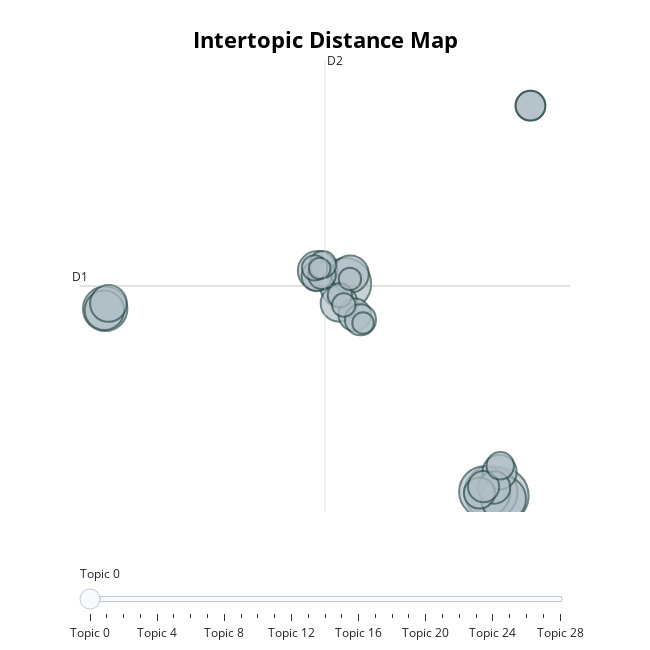

Notebook source saved alongside this figure:
### Code cell
model.visualize_topics()

### Figure 1 — Plotly figure (JSON) as saved in the notebook; plotly's stock layout.template omitted (floating-point values rounded to 4 significant figures)
{"data": [{"customdata": [[0, "mobile | learning | the | and | of", 76], [1, "teachers | technology | of | tpack | the", 67], [2, "in | of | the | and | task", 63], [3, "intercultural | telecollaboration | the | and | of", 62], [4, "game | games | gaming | and | the", 48], [5, "corpus | ddl | corpora | the | of", 47], [6, "social | the | and | of | online", 37], [7, "pronunciation | asr | the | of | to", 37], [8, "vr | virtual | the | in | of", 33], [9, "writing | collaborative | peer | the | comments", 32], [10, "feedback | writing | errors | awe | error", 32], [11, "call | of | the | learning | language", 28], [12, "science | engineering | programming | and | the", 25], [13, "reading | the | students | and | comprehension", 25], [14, "flipped | classroom | the | in | and", 23], [15, "and | language | identity | online | of", 23], [16, "storytelling | digital | and | the | stories", 23], [17, "captions | comprehension | captioning | listening | caption", 21], [18, "data | to | learning | analytics | and", 21], [19, "glosses | vocabulary | gloss | the | glossing", 21], [20, "pandemic | online | emergency | covid | the", 18], [21, "multimodal | of | online | interactions | the", 18], [22, "robot | rall | the | in | chatbot", 17], [23, "vr | virtual | reality | environments | and", 15], [24, "wiki | collaborative | writing | wikis | students", 14], [25, "vocabulary | l2 | acquisition | the | of", 13], [26, "pragmatics | pragmatic | of | instruction | the", 12], [27, "moocs | massive | lmoocs | open | courses", 11], [28, "youtube | principle | courseware | cbi | narration", 11]], "hovertemplate": "<b>Topic %{customdata[0]}</b><br>%{customdata[1]}<br>Size: %{customdata[2]}", "legendgroup": "", "marker": {"color": "#B0BEC5", "line": {"color": "DarkSlateGrey", "width": 2}, "size": [76, 67, 63, 62, 48, 47, 37, 37, 33, 32, 32, 28, 25, 25, 23, 23, 23, 21, 21, 21, 18, 18, 17, 15, 14, 13, 12, 11, 11], "sizemode": "area", "sizeref": 0.0475, "symbol": "circle"}, "mode": "markers", "name": "", "orientation": "v", "showlegend": false, "type": "scatter", "x": [17.37, 16.67, 5.837, 16.2, 17.6, -12.05, 3.763, -12.11, 6.185, 5.36, -11.81, 17.31, 16.9, 6.525, 6.952, 15.81, 16.12, 19.61, 3.678, 19.61, 4.086, 17.36, 4.156, 3.535, 5.421, 5.711, 6.169, 3.921, 7.147], "xaxis": "x", "y": [-3.822, -3.679, 5.655, -3.645, -3.953, 4.535, 6.235, 4.475, 6.088, 4.782, 4.775, -2.768, -3.448, 4.268, 4.047, -3.698, -3.413, 13.61, 5.991, 13.62, 6.036, -2.479, 6.518, 6.369, 5.147, 4.707, 5.873, 6.34, 3.903], "yaxis": "y"}], "layout": {"annotations": [{"showarrow": false, "text": "D1", "x": -13.92, "y": 5.556, "yshift": 10}, {"showarrow": false, "text": "D2", "x": 4.314, "xshift": 10, "y": 15.66}], "height": 650, "hoverlabel": {"bgcolor": "white", "font": {"family": "Rockwell", "size": 16}}, "legend": {"itemsizing": "constant", "tracegroupgap": 0}, "margin": {"t": 60}, "shapes": [{"line": {"color": "#CFD8DC", "width": 2}, "type": "line", "x0": 4.314, "x1": 4.314, "y0": -4.546, "y1": 15.66}, {"line": {"color": "#9E9E9E", "width": 2}, "type": "line", "x0": -13.92, "x1": 22.55, "y0": 5.556, "y1": 5.556}], "sliders": [{"active": 0, "pad": {"t": 50}, "steps": [{"args": [{"marker.color": [["red", "#B0BEC5", "#B0BEC5", "#B0BEC5", "#B0BEC5", "#B0BEC5", "#B0BEC5", "#B0BEC5", "#B0BEC5", "#B0BEC5", "#B0BEC5", "#B0BEC5", "#B0BEC5", "#B0BEC5", "#B0BEC5", "#B0BEC5", "#B0BEC5", "#B0BEC5", "#B0BEC5", "#B0BEC5", "#B0BEC5", "#B0BEC5", "#B0BEC5", "#B0BEC5", "#B0BEC5", "#B0BEC5", "#B0BEC5", "#B0BEC5", "#B0BEC5"]]}], "label": "Topic 0", "method": "update"}, {"args": [{"marker.color": [["#B0BEC5", "red", "#B0BEC5", "#B0BEC5", "#B0BEC5", "#B0BEC5", "#B0BEC5", "#B0BEC5", "#B0BEC5", "#B0BEC5", "#B0BEC5", "#B0BEC5", "#B0BEC5", "#B0BEC5", "#B0BEC5", "#B0BEC5", "#B0BEC5", "#B0BEC5", "#B0BEC5", "#B0BEC5", "#B0BEC5", "#B0BEC5", "#B0BEC5", "#B0BEC5", "#B0BEC5", "#B0BEC5", "#B0BEC5", "#B0BEC5", "#B0BEC5"]]}], "label": "Topic 1", "method": "update"}, {"args": [{"marker.color": [["#B0BEC5", "#B0BEC5", "red", "#B0BEC5", "#B0BEC5", "#B0BEC5", "#B0BEC5", "#B0BEC5", "#B0BEC5", "#B0BEC5", "#B0BEC5", "#B0BEC5", "#B0BEC5", "#B0BEC5", "#B0BEC5", "#B0BEC5", "#B0BEC5", "#B0BEC5", "#B0BEC5", "#B0BEC5", "#B0BEC5", "#B0BEC5", "#B0BEC5", "#B0BEC5", "#B0BEC5", "#B0BEC5", "#B0BEC5", "#B0BEC5", "#B0BEC5"]]}], "label": "Topic 2", "method": "update"}, {"args": [{"marker.color": [["#B0BEC5", "#B0BEC5", "#B0BEC5", "red", "#B0BEC5", "#B0BEC5", "#B0BEC5", "#B0BEC5", "#B0BEC5", "#B0BEC5", "#B0BEC5", "#B0BEC5", "#B0BEC5", "#B0BEC5", "#B0BEC5", "#B0BEC5", "#B0BEC5", "#B0BEC5", "#B0BEC5", "#B0BEC5", "#B0BEC5", "#B0BEC5", "#B0BEC5", "#B0BEC5", "#B0BEC5", "#B0BEC5", "#B0BEC5", "#B0BEC5", "#B0BEC5"]]}], "label": "Topic 3", "method": "update"}, {"args": [{"marker.color": [["#B0BEC5", "#B0BEC5", "#B0BEC5", "#B0BEC5", "red", "#B0BEC5", "#B0BEC5", "#B0BEC5", "#B0BEC5", "#B0BEC5", "#B0BEC5", "#B0BEC5", "#B0BEC5", "#B0BEC5", "#B0BEC5", "#B0BEC5", "#B0BEC5", "#B0BEC5", "#B0BEC5", "#B0BEC5", "#B0BEC5", "#B0BEC5", "#B0BEC5", "#B0BEC5", "#B0BEC5", "#B0BEC5", "#B0BEC5", "#B0BEC5", "#B0BEC5"]]}], "label": "Topic 4", "method": "update"}, {"args": [{"marker.color": [["#B0BEC5", "#B0BEC5", "#B0BEC5", "#B0BEC5", "#B0BEC5", "red", "#B0BEC5", "#B0BEC5", "#B0BEC5", "#B0BEC5", "#B0BEC5", "#B0BEC5", "#B0BEC5", "#B0BEC5", "#B0BEC5", "#B0BEC5", "#B0BEC5", "#B0BEC5", "#B0BEC5", "#B0BEC5", "#B0BEC5", "#B0BEC5", "#B0BEC5", "#B0BEC5", "#B0BEC5", "#B0BEC5", "#B0BEC5", "#B0BEC5", "#B0BEC5"]]}], "label": "Topic 5", "method": "update"}, {"args": [{"marker.color": [["#B0BEC5", "#B0BEC5", "#B0BEC5", "#B0BEC5", "#B0BEC5", "#B0BEC5", "red", "#B0BEC5", "#B0BEC5", "#B0BEC5", "#B0BEC5", "#B0BEC5", "#B0BEC5", "#B0BEC5", "#B0BEC5", "#B0BEC5", "#B0BEC5", "#B0BEC5", "#B0BEC5", "#B0BEC5", "#B0BEC5", "#B0BEC5", "#B0BEC5", "#B0BEC5", "#B0BEC5", "#B0BEC5", "#B0BEC5", "#B0BEC5", "#B0BEC5"]]}], "label": "Topic 6", "method": "update"}, {"args": [{"marker.color": [["#B0BEC5", "#B0BEC5", "#B0BEC5", "#B0BEC5", "#B0BEC5", "#B0BEC5", "#B0BEC5", "red", "#B0BEC5", "#B0BEC5", "#B0BEC5", "#B0BEC5", "#B0BEC5", "#B0BEC5", "#B0BEC5", "#B0BEC5", "#B0BEC5", "#B0BEC5", "#B0BEC5", "#B0BEC5", "#B0BEC5", "#B0BEC5", "#B0BEC5", "#B0BEC5", "#B0BEC5", "#B0BEC5", "#B0BEC5", "#B0BEC5", "#B0BEC5"]]}], "label": "Topic 7", "method": "update"}, {"args": [{"marker.color": [["#B0BEC5", "#B0BEC5", "#B0BEC5", "#B0BEC5", "#B0BEC5", "#B0BEC5", "#B0BEC5", "#B0BEC5", "red", "#B0BEC5", "#B0BEC5", "#B0BEC5", "#B0BEC5", "#B0BEC5", "#B0BEC5", "#B0BEC5", "#B0BEC5", "#B0BEC5", "#B0BEC5", "#B0BEC5", "#B0BEC5", "#B0BEC5", "#B0BEC5", "#B0BEC5", "#B0BEC5", "#B0BEC5", "#B0BEC5", "#B0BEC5", "#B0BEC5"]]}], "label": "Topic 8", "method": "update"}, {"args": [{"marker.color": [["#B0BEC5", "#B0BEC5", "#B0BEC5", "#B0BEC5", "#B0BEC5", "#B0BEC5", "#B0BEC5", "#B0BEC5", "#B0BEC5", "red", "#B0BEC5", "#B0BEC5", "#B0BEC5", "#B0BEC5", "#B0BEC5", "#B0BEC5", "#B0BEC5", "#B0BEC5", "#B0BEC5", "#B0BEC5", "#B0BEC5", "#B0BEC5", "#B0BEC5", "#B0BEC5", "#B0BEC5", "#B0BEC5", "#B0BEC5", "#B0BEC5", "#B0BEC5"]]}], "label": "Topic 9", "method": "update"}, {"args": [{"marker.color": [["#B0BEC5", "#B0BEC5", "#B0BEC5", "#B0BEC5", "#B0BEC5", "#B0BEC5", "#B0BEC5", "#B0BEC5", "#B0BEC5", "#B0BEC5", "red", "#B0BEC5", "#B0BEC5", "#B0BEC5", "#B0BEC5", "#B0BEC5", "#B0BEC5", "#B0BEC5", "#B0BEC5", "#B0BEC5", "#B0BEC5", "#B0BEC5", "#B0BEC5", "#B0BEC5", "#B0BEC5", "#B0BEC5", "#B0BEC5", "#B0BEC5", "#B0BEC5"]]}], "label": "Topic 10", "method": "update"}, {"args": [{"marker.color": [["#B0BEC5", "#B0BEC5", "#B0BEC5", "#B0BEC5", "#B0BEC5", "#B0BEC5", "#B0BEC5", "#B0BEC5", "#B0BEC5", "#B0BEC5", "#B0BEC5", "red", "#B0BEC5", "#B0BEC5", "#B0BEC5", "#B0BEC5", "#B0BEC5", "#B0BEC5", "#B0BEC5", "#B0BEC5", "#B0BEC5", "#B0BEC5", "#B0BEC5", "#B0BEC5", "#B0BEC5", "#B0BEC5", "#B0BEC5", "#B0BEC5", "#B0BEC5"]]}], "label": "Topic 11", "method": "update"}, {"args": [{"marker.color": [["#B0BEC5", "#B0BEC5", "#B0BEC5", "#B0BEC5", "#B0BEC5", "#B0BEC5", "#B0BEC5", "#B0BEC5", "#B0BEC5", "#B0BEC5", "#B0BEC5", "#B0BEC5", "red", "#B0BEC5", "#B0BEC5", "#B0BEC5", "#B0BEC5", "#B0BEC5", "#B0BEC5", "#B0BEC5", "#B0BEC5", "#B0BEC5", "#B0BEC5", "#B0BEC5", "#B0BEC5", "#B0BEC5", "#B0BEC5", "#B0BEC5", "#B0BEC5"]]}], "label": "Topic 12", "method": "update"}, {"args": [{"marker.color": [["#B0BEC5", "#B0BEC5", "#B0BEC5", "#B0BEC5", "#B0BEC5", "#B0BEC5", "#B0BEC5", "#B0BEC5", "#B0BEC5", "#B0BEC5", "#B0BEC5", "#B0BEC5", "#B0BEC5", "red", "#B0BEC5", "#B0BEC5", "#B0BEC5", "#B0BEC5", "#B0BEC5", "#B0BEC5", "#B0BEC5", "#B0BEC5", "#B0BEC5", "#B0BEC5", "#B0BEC5", "#B0BEC5", "#B0BEC5", "#B0BEC5", "#B0BEC5"]]}], "label": "Topic 13", "method": "update"}, {"args": [{"marker.color": [["#B0BEC5", "#B0BEC5", "#B0BEC5", "#B0BEC5", "#B0BEC5", "#B0BEC5", "#B0BEC5", "#B0BEC5", "#B0BEC5", "#B0BEC5", "#B0BEC5", "#B0BEC5", "#B0BEC5", "#B0BEC5", "red", "#B0BEC5", "#B0BEC5", "#B0BEC5", "#B0BEC5", "#B0BEC5", "#B0BEC5", "#B0BEC5", "#B0BEC5", "#B0BEC5", "#B0BEC5", "#B0BEC5", "#B0BEC5", "#B0BEC5", "#B0BEC5"]]}], "label": "Topic 14", "method": "update"}, {"args": [{"marker.color": [["#B0BEC5", "#B0BEC5", "#B0BEC5", "#B0BEC5", "#B0BEC5", "#B0BEC5", "#B0BEC5", "#B0BEC5", "#B0BEC5", "#B0BEC5", "#B0BEC5", "#B0BEC5", "#B0BEC5", "#B0BEC5", "#B0BEC5", "red", "#B0BEC5", "#B0BEC5", "#B0BEC5", "#B0BEC5", "#B0BEC5", "#B0BEC5", "#B0BEC5", "#B0BEC5", "#B0BEC5", "#B0BEC5", "#B0BEC5", "#B0BEC5", "#B0BEC5"]]}], "label": "Topic 15", "method": "update"}, {"args": [{"marker.color": [["#B0BEC5", "#B0BEC5", "#B0BEC5", "#B0BEC5", "#B0BEC5", "#B0BEC5", "#B0BEC5", "#B0BEC5", "#B0BEC5", "#B0BEC5", "#B0BEC5", "#B0BEC5", "#B0BEC5", "#B0BEC5", "#B0BEC5", "#B0BEC5", "red", "#B0BEC5", "#B0BEC5", "#B0BEC5", "#B0BEC5", "#B0BEC5", "#B0BEC5", "#B0BEC5", "#B0BEC5", "#B0BEC5", "#B0BEC5", "#B0BEC5", "#B0BEC5"]]}], "label": "Topic 16", "method": "update"}, {"args": [{"marker.color": [["#B0BEC5", "#B0BEC5", "#B0BEC5", "#B0BEC5", "#B0BEC5", "#B0BEC5", "#B0BEC5", "#B0BEC5", "#B0BEC5", "#B0BEC5", "#B0BEC5", "#B0BEC5", "#B0BEC5", "#B0BEC5", "#B0BEC5", "#B0BEC5", "#B0BEC5", "red", "#B0BEC5", "#B0BEC5", "#B0BEC5", "#B0BEC5", "#B0BEC5", "#B0BEC5", "#B0BEC5", "#B0BEC5", "#B0BEC5", "#B0BEC5", "#B0BEC5"]]}], "label": "Topic 17", "method": "update"}, {"args": [{"marker.color": [["#B0BEC5", "#B0BEC5", "#B0BEC5", "#B0BEC5", "#B0BEC5", "#B0BEC5", "#B0BEC5", "#B0BEC5", "#B0BEC5", "#B0BEC5", "#B0BEC5", "#B0BEC5", "#B0BEC5", "#B0BEC5", "#B0BEC5", "#B0BEC5", "#B0BEC5", "#B0BEC5", "red", "#B0BEC5", "#B0BEC5", "#B0BEC5", "#B0BEC5", "#B0BEC5", "#B0BEC5", "#B0BEC5", "#B0BEC5", "#B0BEC5", "#B0BEC5"]]}], "label": "Topic 18", "method": "update"}, {"args": [{"marker.color": [["#B0BEC5", "#B0BEC5", "#B0BEC5", "#B0BEC5", "#B0BEC5", "#B0BEC5", "#B0BEC5", "#B0BEC5", "#B0BEC5", "#B0BEC5", "#B0BEC5", "#B0BEC5", "#B0BEC5", "#B0BEC5", "#B0BEC5", "#B0BEC5", "#B0BEC5", "#B0BEC5", "#B0BEC5", "red", "#B0BEC5", "#B0BEC5", "#B0BEC5", "#B0BEC5", "#B0BEC5", "#B0BEC5", "#B0BEC5", "#B0BEC5", "#B0BEC5"]]}], "label": "Topic 19", "method": "update"}, {"args": [{"marker.color": [["#B0BEC5", "#B0BEC5", "#B0BEC5", "#B0BEC5", "#B0BEC5", "#B0BEC5", "#B0BEC5", "#B0BEC5", "#B0BEC5", "#B0BEC5", "#B0BEC5", "#B0BEC5", "#B0BEC5", "#B0BEC5", "#B0BEC5", "#B0BEC5", "#B0BEC5", "#B0BEC5", "#B0BEC5", "#B0BEC5", "red", "#B0BEC5", "#B0BEC5", "#B0BEC5", "#B0BEC5", "#B0BEC5", "#B0BEC5", "#B0BEC5", "#B0BEC5"]]}], "label": "Topic 20", "method": "update"}, {"args": [{"marker.color": [["#B0BEC5", "#B0BEC5", "#B0BEC5", "#B0BEC5", "#B0BEC5", "#B0BEC5", "#B0BEC5", "#B0BEC5", "#B0BEC5", "#B0BEC5", "#B0BEC5", "#B0BEC5", "#B0BEC5", "#B0BEC5", "#B0BEC5", "#B0BEC5", "#B0BEC5", "#B0BEC5", "#B0BEC5", "#B0BEC5", "#B0BEC5", "red", "#B0BEC5", "#B0BEC5", "#B0BEC5", "#B0BEC5", "#B0BEC5", "#B0BEC5", "#B0BEC5"]]}], "label": "Topic 21", "method": "update"}, {"args": [{"marker.color": [["#B0BEC5", "#B0BEC5", "#B0BEC5", "#B0BEC5", "#B0BEC5", "#B0BEC5", "#B0BEC5", "#B0BEC5", "#B0BEC5", "#B0BEC5", "#B0BEC5", "#B0BEC5", "#B0BEC5", "#B0BEC5", "#B0BEC5", "#B0BEC5", "#B0BEC5", "#B0BEC5", "#B0BEC5", "#B0BEC5", "#B0BEC5", "#B0BEC5", "red", "#B0BEC5", "#B0BEC5", "#B0BEC5", "#B0BEC5", "#B0BEC5", "#B0BEC5"]]}], "label": "Topic 22", "method": "update"}, {"args": [{"marker.color": [["#B0BEC5", "#B0BEC5", "#B0BEC5", "#B0BEC5", "#B0BEC5", "#B0BEC5", "#B0BEC5", "#B0BEC5", "#B0BEC5", "#B0BEC5", "#B0BEC5", "#B0BEC5", "#B0BEC5", "#B0BEC5", "#B0BEC5", "#B0BEC5", "#B0BEC5", "#B0BEC5", "#B0BEC5", "#B0BEC5", "#B0BEC5", "#B0BEC5", "#B0BEC5", "red", "#B0BEC5", "#B0BEC5", "#B0BEC5", "#B0BEC5", "#B0BEC5"]]}], "label": "Topic 23", "method": "update"}, {"args": [{"marker.color": [["#B0BEC5", "#B0BEC5", "#B0BEC5", "#B0BEC5", "#B0BEC5", "#B0BEC5", "#B0BEC5", "#B0BEC5", "#B0BEC5", "#B0BEC5", "#B0BEC5", "#B0BEC5", "#B0BEC5", "#B0BEC5", "#B0BEC5", "#B0BEC5", "#B0BEC5", "#B0BEC5", "#B0BEC5", "#B0BEC5", "#B0BEC5", "#B0BEC5", "#B0BEC5", "#B0BEC5", "red", "#B0BEC5", "#B0BEC5", "#B0BEC5", "#B0BEC5"]]}], "label": "Topic 24", "method": "update"}, {"args": [{"marker.color": [["#B0BEC5", "#B0BEC5", "#B0BEC5", "#B0BEC5", "#B0BEC5", "#B0BEC5", "#B0BEC5", "#B0BEC5", "#B0BEC5", "#B0BEC5", "#B0BEC5", "#B0BEC5", "#B0BEC5", "#B0BEC5", "#B0BEC5", "#B0BEC5", "#B0BEC5", "#B0BEC5", "#B0BEC5", "#B0BEC5", "#B0BEC5", "#B0BEC5", "#B0BEC5", "#B0BEC5", "#B0BEC5", "red", "#B0BEC5", "#B0BEC5", "#B0BEC5"]]}], "label": "Topic 25", "method": "update"}, {"args": [{"marker.color": [["#B0BEC5", "#B0BEC5", "#B0BEC5", "#B0BEC5", "#B0BEC5", "#B0BEC5", "#B0BEC5", "#B0BEC5", "#B0BEC5", "#B0BEC5", "#B0BEC5", "#B0BEC5", "#B0BEC5", "#B0BEC5", "#B0BEC5", "#B0BEC5", "#B0BEC5", "#B0BEC5", "#B0BEC5", "#B0BEC5", "#B0BEC5", "#B0BEC5", "#B0BEC5", "#B0BEC5", "#B0BEC5", "#B0BEC5", "red", "#B0BEC5", "#B0BEC5"]]}], "label": "Topic 26", "method": "update"}, {"args": [{"marker.color": [["#B0BEC5", "#B0BEC5", "#B0BEC5", "#B0BEC5", "#B0BEC5", "#B0BEC5", "#B0BEC5", "#B0BEC5", "#B0BEC5", "#B0BEC5", "#B0BEC5", "#B0BEC5", "#B0BEC5", "#B0BEC5", "#B0BEC5", "#B0BEC5", "#B0BEC5", "#B0BEC5", "#B0BEC5", "#B0BEC5", "#B0BEC5", "#B0BEC5", "#B0BEC5", "#B0BEC5", "#B0BEC5", "#B0BEC5", "#B0BEC5", "red", "#B0BEC5"]]}], "label": "Topic 27", "method": "update"}, {"args": [{"marker.color": [["#B0BEC5", "#B0BEC5", "#B0BEC5", "#B0BEC5", "#B0BEC5", "#B0BEC5", "#B0BEC5", "#B0BEC5", "#B0BEC5", "#B0BEC5", "#B0BEC5", "#B0BEC5", "#B0BEC5", "#B0BEC5", "#B0BEC5", "#B0BEC5", "#B0BEC5", "#B0BEC5", "#B0BEC5", "#B0BEC5", "#B0BEC5", "#B0BEC5", "#B0BEC5", "#B0BEC5", "#B0BEC5", "#B0BEC5", "#B0BEC5", "#B0BEC5", "red"]]}], "label": "Topic 28", "method": "update"}]}], "title": {"font": {"color": "Black", "size": 22}, "text": "<b>Intertopic Distance Map</b>", "x": 0.5, "xanchor": "center", "y": 0.95, "yanchor": "top"}, "width": 650, "xaxis": {"anchor": "y", "domain": [0, 1], "range": [-13.92, 22.55], "title": {"text": ""}, "visible": false}, "yaxis": {"anchor": "x", "domain": [0, 1], "range": [-4.546, 15.66], "title": {"text": ""}, "visible": false}}}
